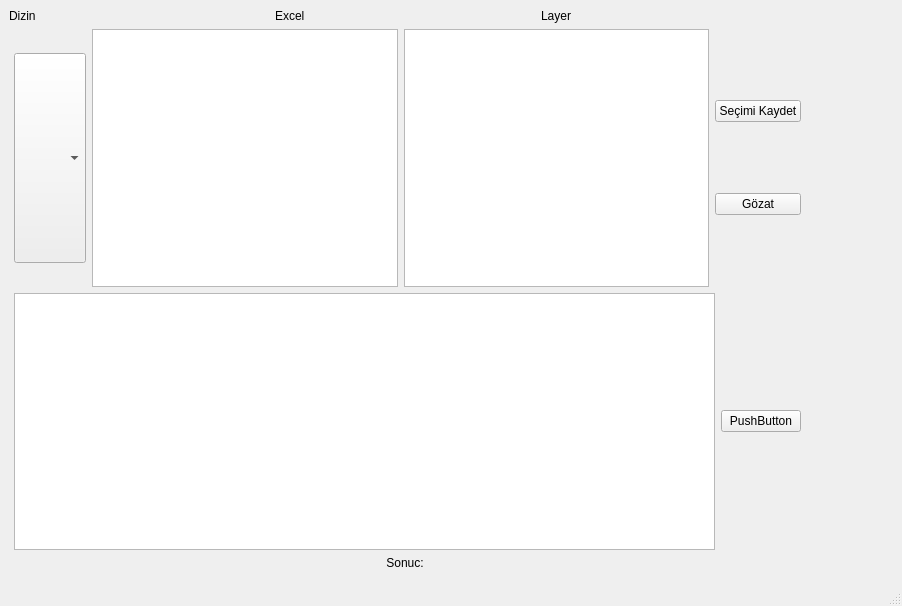
<?xml version="1.0" encoding="UTF-8"?>
<ui version="4.0">
 <class>MainWindow</class>
 <widget class="QMainWindow" name="MainWindow">
  <property name="geometry">
   <rect>
    <x>0</x>
    <y>0</y>
    <width>902</width>
    <height>606</height>
   </rect>
  </property>
  <property name="windowTitle">
   <string>MainWindow</string>
  </property>
  <widget class="QWidget" name="centralwidget">
   <property name="maximumSize">
    <size>
     <width>810</width>
     <height>579</height>
    </size>
   </property>
   <layout class="QGridLayout" name="gridLayout">
    <item row="0" column="0">
     <layout class="QVBoxLayout" name="verticalLayout_7">
      <property name="sizeConstraint">
       <enum>QLayout::SetMaximumSize</enum>
      </property>
      <item>
       <layout class="QHBoxLayout" name="horizontalLayout">
        <item>
         <widget class="QLabel" name="label">
          <property name="maximumSize">
           <size>
            <width>16777215</width>
            <height>10</height>
           </size>
          </property>
          <property name="text">
           <string>Dizin</string>
          </property>
          <property name="alignment">
           <set>Qt::AlignLeading|Qt::AlignLeft|Qt::AlignVCenter</set>
          </property>
         </widget>
        </item>
        <item>
         <widget class="QLabel" name="label_2">
          <property name="text">
           <string>Excel</string>
          </property>
          <property name="alignment">
           <set>Qt::AlignLeading|Qt::AlignLeft|Qt::AlignVCenter</set>
          </property>
         </widget>
        </item>
        <item>
         <widget class="QLabel" name="label_3">
          <property name="text">
           <string>Layer</string>
          </property>
          <property name="alignment">
           <set>Qt::AlignLeading|Qt::AlignLeft|Qt::AlignVCenter</set>
          </property>
         </widget>
        </item>
       </layout>
      </item>
      <item>
       <layout class="QVBoxLayout" name="verticalLayout_2">
        <item>
         <layout class="QHBoxLayout" name="horizontalLayout_4">
          <item>
           <spacer name="horizontalSpacer">
            <property name="orientation">
             <enum>Qt::Horizontal</enum>
            </property>
            <property name="sizeType">
             <enum>QSizePolicy::Maximum</enum>
            </property>
            <property name="sizeHint" stdset="0">
             <size>
              <width>5</width>
              <height>20</height>
             </size>
            </property>
           </spacer>
          </item>
          <item>
           <widget class="QComboBox" name="comboBox">
            <property name="sizePolicy">
             <sizepolicy hsizetype="Preferred" vsizetype="Maximum">
              <horstretch>0</horstretch>
              <verstretch>10</verstretch>
             </sizepolicy>
            </property>
            <property name="minimumSize">
             <size>
              <width>0</width>
              <height>200</height>
             </size>
            </property>
            <property name="maximumSize">
             <size>
              <width>16777215</width>
              <height>210</height>
             </size>
            </property>
            <property name="sizeIncrement">
             <size>
              <width>0</width>
              <height>20</height>
             </size>
            </property>
            <property name="baseSize">
             <size>
              <width>0</width>
              <height>200</height>
             </size>
            </property>
           </widget>
          </item>
          <item>
           <widget class="QListWidget" name="listWidget"/>
          </item>
          <item>
           <widget class="QListWidget" name="listWidget_2"/>
          </item>
          <item>
           <layout class="QVBoxLayout" name="verticalLayout_5">
            <property name="spacing">
             <number>0</number>
            </property>
            <property name="leftMargin">
             <number>0</number>
            </property>
            <item>
             <widget class="QPushButton" name="pushButton">
              <property name="text">
               <string>Seçimi Kaydet</string>
              </property>
             </widget>
            </item>
            <item>
             <widget class="QPushButton" name="pushButton_3">
              <property name="text">
               <string>Gözat</string>
              </property>
             </widget>
            </item>
           </layout>
          </item>
         </layout>
        </item>
       </layout>
      </item>
      <item>
       <layout class="QVBoxLayout" name="verticalLayout_6">
        <item>
         <layout class="QHBoxLayout" name="horizontalLayout_2">
          <item>
           <spacer name="horizontalSpacer_2">
            <property name="orientation">
             <enum>Qt::Horizontal</enum>
            </property>
            <property name="sizeType">
             <enum>QSizePolicy::Maximum</enum>
            </property>
            <property name="sizeHint" stdset="0">
             <size>
              <width>5</width>
              <height>20</height>
             </size>
            </property>
           </spacer>
          </item>
          <item>
           <widget class="QTableView" name="tableView"/>
          </item>
          <item>
           <widget class="QPushButton" name="pushButton_2">
            <property name="text">
             <string>PushButton</string>
            </property>
           </widget>
          </item>
         </layout>
        </item>
       </layout>
      </item>
     </layout>
    </item>
    <item row="1" column="0">
     <widget class="QLabel" name="label_4">
      <property name="layoutDirection">
       <enum>Qt::LeftToRight</enum>
      </property>
      <property name="text">
       <string>Sonuc:</string>
      </property>
      <property name="alignment">
       <set>Qt::AlignCenter</set>
      </property>
     </widget>
    </item>
   </layout>
  </widget>
  <widget class="QMenuBar" name="menubar">
   <property name="geometry">
    <rect>
     <x>0</x>
     <y>0</y>
     <width>902</width>
     <height>22</height>
    </rect>
   </property>
  </widget>
  <widget class="QStatusBar" name="statusbar"/>
 </widget>
 <resources/>
 <connections/>
</ui>
